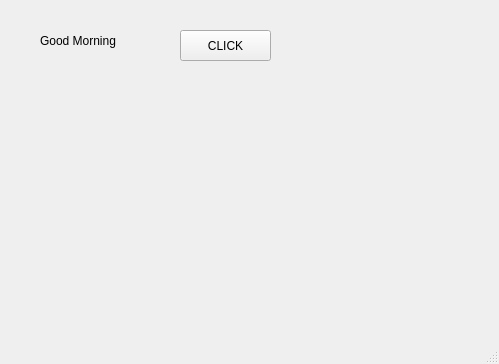
<?xml version="1.0" encoding="UTF-8"?>
<ui version="4.0">
 <class>MainWindow</class>
 <widget class="QMainWindow" name="MainWindow">
  <property name="geometry">
   <rect>
    <x>0</x>
    <y>0</y>
    <width>499</width>
    <height>364</height>
   </rect>
  </property>
  <property name="windowTitle">
   <string>MainWindow</string>
  </property>
  <widget class="QWidget" name="centralwidget">
   <widget class="QLabel" name="lbl">
    <property name="geometry">
     <rect>
      <x>40</x>
      <y>30</y>
      <width>101</width>
      <height>21</height>
     </rect>
    </property>
    <property name="text">
     <string>Good Morning</string>
    </property>
   </widget>
   <widget class="QPushButton" name="pb">
    <property name="geometry">
     <rect>
      <x>180</x>
      <y>30</y>
      <width>91</width>
      <height>31</height>
     </rect>
    </property>
    <property name="text">
     <string>CLICK</string>
    </property>
   </widget>
  </widget>
  <widget class="QMenuBar" name="menubar">
   <property name="geometry">
    <rect>
     <x>0</x>
     <y>0</y>
     <width>499</width>
     <height>21</height>
    </rect>
   </property>
  </widget>
  <widget class="QStatusBar" name="statusbar"/>
 </widget>
 <resources/>
 <connections/>
</ui>
